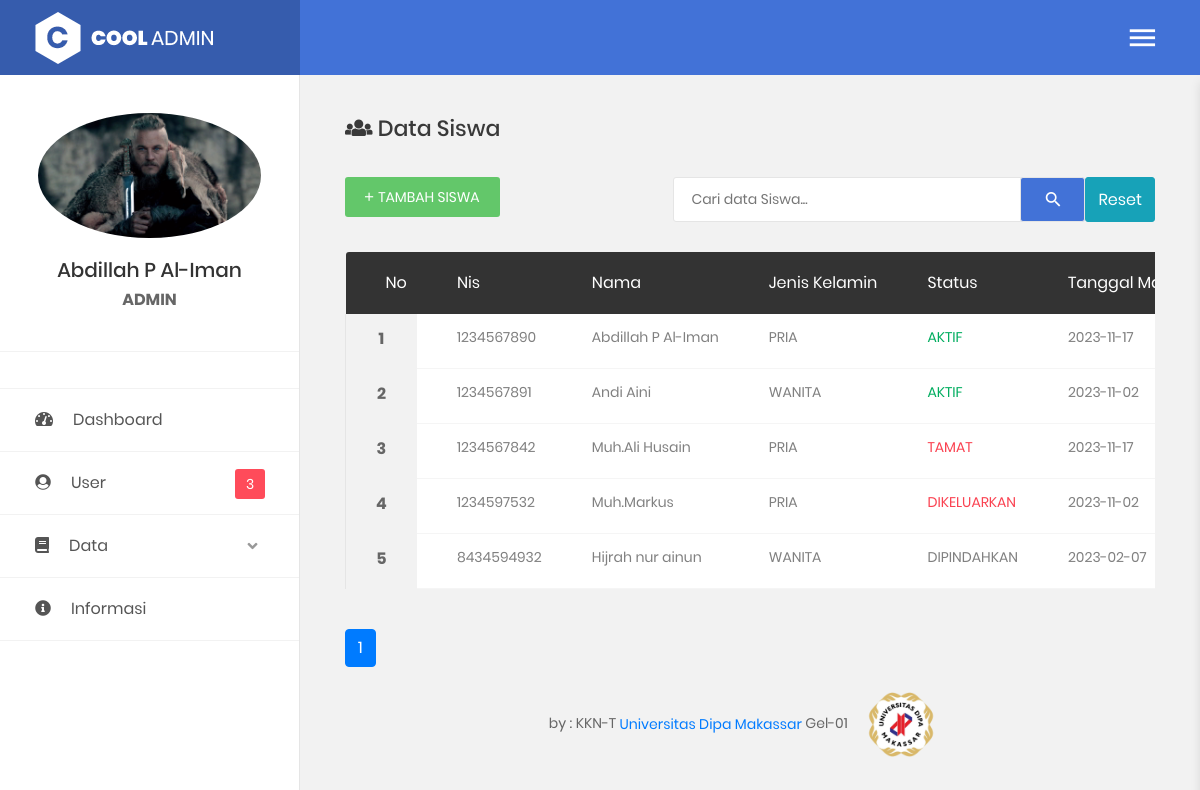
The app's page /admin/siswa.php (signed in) with its own data.
### tables this page shows
CREATE TABLE `user` (
  `id_user` int(11) NOT NULL,
  `nama` varchar(60) NOT NULL,
  `username` varchar(20) NOT NULL,
  `status` varchar(10) NOT NULL,
  `password` varchar(200) NOT NULL,
  `gambar` varchar(100) NOT NULL
);

CREATE TABLE `siswa` (
  `id_siswa` int(11) NOT NULL,
  `nis` text NOT NULL,
  `nama_siswa` varchar(60) NOT NULL,
  `jenis_kelamin` varchar(10) NOT NULL,
  `status` varchar(15) NOT NULL,
  `tgl_masuk` date NOT NULL,
  `tempat_lahir` varchar(60) NOT NULL,
  `tgl_lahir` date NOT NULL,
  `kelas` varchar(30) NOT NULL
);

### function/function.php (called while the page is built, shortened)
<?php
$con = mysqli_connect("localhost", "root", "", "pesantren_sapanang");
function tampil($query)
{
    global $con;
    $result = mysqli_query($con, $query);
    return $result;
}

### admin/siswa.php (the view, shortened to what this page needs)
<?php
require 'template/header.php';
require '../function/function.php';
if(isset($_POST['search'])){
    $cari = $_POST['cari'];
    $_SESSION['cari'] = $cari;
} else if(isset($_SESSION['cari'])){
    $cari = $_SESSION['cari'];
}else{
    $cari = "";
}
$query = "SELECT * FROM siswa WHERE
                        nis LIKE '%$cari%' OR
                        nama_siswa LIKE '%$cari%' OR
                        kelas LIKE '%$cari%'
                        ";
$query_siswa = tampil($query);
$dataPerhalaman = 10;
$totalData = mysqli_num_rows($query_siswa);
$jumlahPage = ceil($totalData / $dataPerhalaman);
$halamanAktif = (isset($_GET['page'])) ? $_GET['page'] : 1;
$dataAwal = ($halamanAktif * $dataPerhalaman) - $dataPerhalaman;
$viewData = tampil("SELECT * FROM siswa WHERE
                                        nis LIKE '%$cari%' OR
                                        nama_siswa LIKE '%$cari%' OR
                                        kelas LIKE '%$cari%'
                                        LIMIT $dataAwal, $dataPerhalaman");
if($halamanAktif > 3){
    $startNu = $halamanAktif - 3;
}else{
    $startNu = 1;
}
if($halamanAktif < ($jumlahPage - 3)){
    $endNu = $halamanAktif + 3;
}else{
    $endNu = $jumlahPage;
}
?>
<div class="main-content">
    <div class="section__content section__content--p30">
        <div class="container-fluid">
            <h3 class="title-5 m-b-35"><i class="fa fa-users"></i> Data Siswa</h3>
            <div class="table-data__tool">
                <div class="table-data__tool-right">
                    <a href="tambah_siswa.php">
                        <button class="au-btn au-btn-icon au-btn--green au-btn--small">
                            <i class="zmdi zmdi-plus"></i>Tambah Siswa
                        </button>
                    </a>
                </div>
                <form class="form-header" action="" method="POST">
                    <input class="au-input au-input--xl" type="search" name="cari" placeholder="Cari data Siswa..." autofocus autocomplete="offs" />
                    <button class="au-btn--submit" type="submit" name="search">
                        <i class="zmdi zmdi-search"></i>
                    </button>
                    <button type="submit" class="btn btn-info" name="search">Reset<a href="clean_search.php"></a></button>
                </form>
            </div>
            <div class="row m-t-30">
                <div class="col-md-12">
                    <div class="table-responsive m-b-40 text-nowrap">
                        <table class="table table-borderless table-data3">
                            <thead>
                                <tr>
                                    <th>No</th>
                                    <th>Nis</th>
                                    <th>Nama</th>
                                    <th>Jenis kelamin</th>
                                    <th>status</th>
                                    <th>Tanggal Masuk</th>
                                </tr>
                            </thead>
                            <?php
                            $n = $dataAwal + 1;
                            while ($row = mysqli_fetch_assoc($viewData)) :
                            ?>
                                <tbody>
                                    <tr>
                                        <th>
                                            <p align="center"><?= $n++; ?></p>
                                        </th>
                                        <td><?= $row['nis']; ?></td>
                                        <td><?= $row['nama_siswa']; ?></td>
                                        <td>
                                            <a class="upper"><?= $row['jenis_kelamin']; ?></a>
                                        </td>
                                        <td class="<?php
                                                    if ($row['status'] == 'aktif') {
                                                        echo 'process';
                                                    } else if ($row['status'] == 'dikeluarkan' || $row['status'] == 'tamat') {
                                                        echo 'denied';
                                                    } else {
                                                        echo '';
                                                    }
                                                    ?>">
                                            <a class="upper"><?= $row['status']; ?></a>
                                        </td>
                                        <td><?= $row['tgl_masuk']; ?></td>
                                    </tr>
                                </tbody>
                            <?php endwhile; ?>
                        </table>
                    </div>
                    <ul class="pagination">
                        <?php for($i = $startNu; $i <= $endNu; $i++): ?>
                            <?php if($i == $halamanAktif): ?>
                                <li class="page-item active"><a class="page-link" href="?page=<?= $i; ?>"><?= $i; ?></a></li>
                            <?php else : ?>
                                <li class="page-item"><a class="page-link" href="?page=<?= $i ?>"><?= $i; ?></a></li>
                            <?php endif; ?>
                        <?php endfor; ?>
                    </ul>
                </div>
            </div>
            <?php
            require 'template/footer.php';
            ?>

### admin/template/header.php (shortened to what this page needs)
<?php
$username = $_SESSION['username'];
$con = mysqli_connect("localhost", "root", "", "pesantren_sapanang");
$query_total = mysqli_query($con, "SELECT * FROM user");
$query_user = "SELECT * FROM user WHERE username = '$username'";
$result = mysqli_query($con, $query_user);
$data = mysqli_fetch_assoc($result);
?>
<!DOCTYPE html>
<html lang="en">
<head>
    <link href="css/font-face.css" rel="stylesheet" media="all">
    <link href="vendor/font-awesome-4.7/css/font-awesome.min.css" rel="stylesheet" media="all">
    <link href="vendor/font-awesome-5/css/fontawesome-all.min.css" rel="stylesheet" media="all">
    <link href="vendor/mdi-font/css/material-design-iconic-font.min.css" rel="stylesheet" media="all">
    <link href="vendor/bootstrap-4.1/bootstrap.min.css" rel="stylesheet" media="all">
    <link href="vendor/animsition/animsition.min.css" rel="stylesheet" media="all">
    <link href="vendor/bootstrap-progressbar/bootstrap-progressbar-3.3.4.min.css" rel="stylesheet" media="all">
    <link href="vendor/wow/animate.css" rel="stylesheet" media="all">
    <link href="vendor/css-hamburgers/hamburgers.min.css" rel="stylesheet" media="all">
    <link href="vendor/slick/slick.css" rel="stylesheet" media="all">
    <link href="vendor/select2/select2.min.css" rel="stylesheet" media="all">
    <link href="vendor/perfect-scrollbar/perfect-scrollbar.css" rel="stylesheet" media="all">
    <link href="vendor/vector-map/jqvmap.min.css" rel="stylesheet" media="all">
    <link href="css/theme.css" rel="stylesheet" media="all">
</head>
<body class="animsition">
    <div class="page-wrapper">
        <aside class="menu-sidebar2">
            <div class="logo">
                <a href="#">
                    <img src="images/icon/logo-white.png" alt="Cool Admin" />
                </a>
            </div>
            <div class="menu-sidebar2__content js-scrollbar1">
                <div class="account2">
                    <div class="image img-cir img-100">
                        <img src="images/user/<?= $data['gambar']; ?>" class="img-fluid" alt="Responsive image" />
                    </div>
                    <h4 class="name"><?= $data['nama']; ?></h4>
                    <b><a class="upper"><?= $data['status']; ?></a></b>
                </div>
                <nav class="navbar-sidebar2">
                    <ul class="list-unstyled navbar__list">
                        <li>
                            <a class="js-arrow" href="#">
                                <a href="super_dashboard.php">
                                    <i class="fas fa-tachometer-alt"></i>Dashboard
                                </a>
                            </a>
                        </li>
                        <?php if ($data['status'] == 'admin') : ?>
                            <li>
                                <a href="user.php">
                                    <i class="fas fa-user-circle"></i>User</a>
                                <span class="inbox-num"><?= mysqli_num_rows($query_total); ?></span>
                            </li>
                        <?php endif; ?>
                        <li class="has-sub">
                            <a class="js-arrow" href="#">
                                <i class="fas fa-book"></i>Data
                                <span class="arrow">
                                    <i class="fas fa-angle-down"></i>
                                </span>
                            </a>
                        </li>
                        <li>
                            <a href="informasi.php">
                                <i class="fas fa-info-circle"></i>Informasi</a>
                        </li>
                    </ul>
                </nav>
            </div>
        </aside>
        <div class="page-container2">
            <header class="header-desktop2">
                <div class="section__content section__content--p30">
                    <div class="container-fluid">
                        <div class="header-wrap2">
                            <div class="header-button2">
                                <div class="header-button-item mr-0 js-sidebar-btn">
                                    <i class="zmdi zmdi-menu"></i>
                                </div>
                            </div>
                        </div>
                    </div>
                </div>
            </header>

### admin/template/footer.php (shortened to what this page needs)
<section>
    <div class="container-fluid">
        <div class="row">
            <div class="col-md-12">
                <div class="copyright">
                    <p>by : KKN-T <a href="https://id.wikipedia.org/wiki/Universitas_Dipa_Makassar">Universitas Dipa Makassar</a> Gel-01
                        <a href="https://id.wikipedia.org/wiki/Universitas_Dipa_Makassar"><img src="../images/undipa.png" width="100"></a>
                    </p>
                </div>
            </div>
        </div>
    </div>
</section>
</div>
</div>
</body>
</html>

### admin/template/header.php (style rules this page uses)
.upper { text-transform: uppercase; }

### records on screen
user: gambar (picture), nama "Abdillah P Al-Iman", status "ADMIN"
siswa: nis "1234567890", nama_siswa "Abdillah P Al-Iman", jenis_kelamin "PRIA", status "AKTIF", tgl_masuk "2023-11-17"
siswa: nis "1234567891", nama_siswa "Andi Aini", jenis_kelamin "WANITA", status "AKTIF", tgl_masuk "2023-11-02"
siswa: nis "1234567842", nama_siswa "Muh.Ali Husain", jenis_kelamin "PRIA", status "TAMAT", tgl_masuk "2023-11-17"
siswa: nis "1234597532", nama_siswa "Muh.Markus", jenis_kelamin "PRIA", status "DIKELUARKAN", tgl_masuk "2023-11-02"
siswa: nis "8434594932", nama_siswa "Hijrah nur ainun", jenis_kelamin "WANITA", status "DIPINDAHKAN", tgl_masuk "2023-02-07"

### other values on screen
mysqli_num_rows($query_total) "3"
